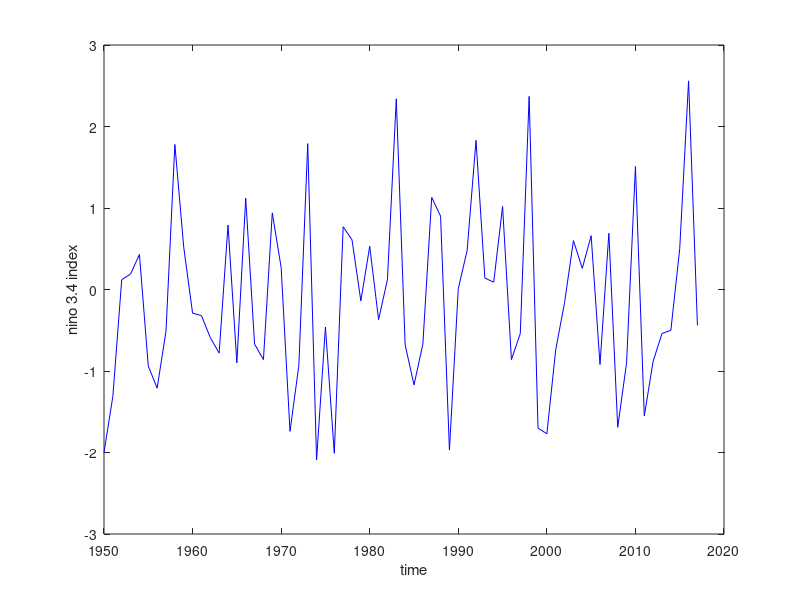

This chart was generated by the following MATLAB code: (Note: this script raises an error after producing the figure.)
%% week6_nino

% safety first
close all
clear all
clc

% for the month of Jan
mon=1;

% read in nino34SST.mat
load nino34SST.mat
nino=nino34a_monthly(mon:12:end);
nyear=1950:2017;%year_monthly(mon:12:end);

%plot
plot(nyear,nino,'b-');
xlabel('time');
ylabel('nino 3.4 index');

% read in air temp data
lon=ncread('air.mon.mean.nc','lon');
lat=ncread('air.mon.mean.nc','lat');
time=ncread('air.mon.mean.nc','time');
air=ncread('air.mon.mean.nc','air');

% decimal year
year = 1800+time/24/365.25;

% select a specific month
%year1 = year(mon:12:end);
year1 = 1948:2016;
air1  = air(:,:,mon:12:end);

% select 1950 to 2016
In=find(nyear>=1950&nyear<=2016); % time indices for nino index
Ia=find(year1>=1950&year1<=2016); % time indices for air temp

% calculate the regression / correlation
CL=.95; % 95 % confidence level
[a,r,CI,siga,sigr]=regrcorrmap(nino(In),air1(:,:,Ia),CL); 

% add m_map package to the MATLAB path
addpath m_map
cmp=[linspace(0,1,32)' linspace(0,1,32)' ones(32,1); ...
    ones(32,1) linspace(1,0,32)' linspace(1,0,32)'];

% plot the data using m_map package
figure(1);
a(siga==0)=NaN; % remove non-significant trend to NaN
m_proj('robinson','clon',-150); % robinson projection (global)
lon(145)=lon(1)+360; % add 1 x-point to overlap
a(145,:)=a(1,:);
% then plot
m_pcolor(lon,lat,a');
hold on;
% twice for western hemisphere
m_pcolor(lon-360,lat,a');
% plot dots for significance
%m_plot(xx(:),yy(:),'k.');
%m_plot(xx(:)-360,yy(:),'k.');
m_coast; % draws coastlines
m_grid('xaxis','middle'); % adds grid line
shading flat; % removes grid lines
colormap(cmp); % changes color pattern;
colorbar; % adds colorbar;
xlabel('longitude');
ylabel('latitude');
title('Regression of air temp onto Nino 3.4 index, Jan');
caxis([-1 +1]);


% plot the data using m_map package
figure(2);
r(sigr==0)=NaN; % remove non-significant trend to NaN
m_proj('robinson','clon',-150); % robinson projection (global)
lon(145)=lon(1)+360; % add 1 x-point to overlap
r(145,:)=r(1,:);
% then plot
m_pcolor(lon,lat,r');
hold on;
% twice for western hemisphere
m_pcolor(lon-360,lat,r');
% plot dots for significance
%m_plot(xx(:),yy(:),'k.');
%m_plot(xx(:)-360,yy(:),'k.');
m_coast; % draws coastlines
m_grid('xaxis','middle'); % adds grid line
shading flat; % removes grid lines
colormap(cmp); % changes color pattern;
colorbar; % adds colorbar;
xlabel('longitude');
ylabel('latitude');
title('Correlation of air temp onto Nino 3.4 index, Jan');
caxis([-1 +1]);
